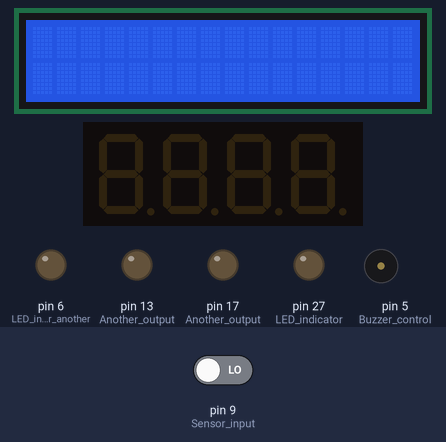
Bench run of a sketch on a simulated Arduino Mega 2560, built with avr-gcc and run on an emulated ATmega2560. On the bench: 16×2 character LCD, 4-digit seven-segment display, output pins drawn as LEDs (lit = HIGH), buzzer (waves = sounding). The inputs (shaded band) are chosen by the test bench; at power-on: pin 9 (Sensor_input) LOW.

Above: at 1.2 s.
1.3 s: pin 9 (Sensor_input) driven HIGH
At 2.5 s:
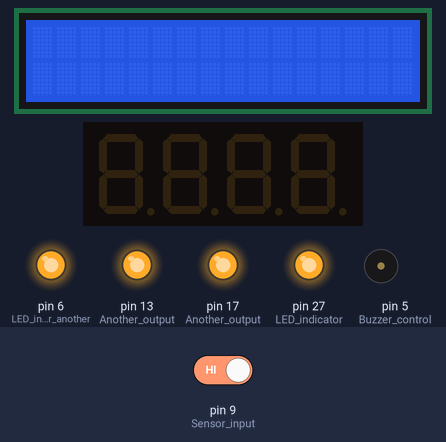
At 12.1 s:
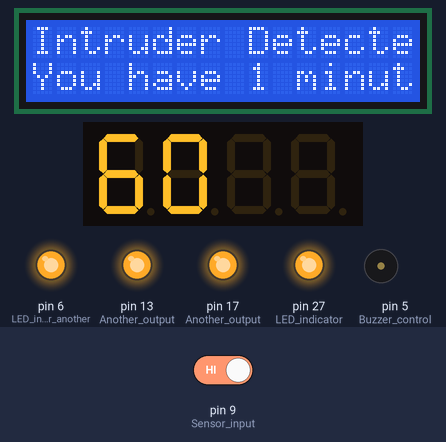
Timing chart, 0 to 13.6 s (numbered marks = the images above; inputs shaded):
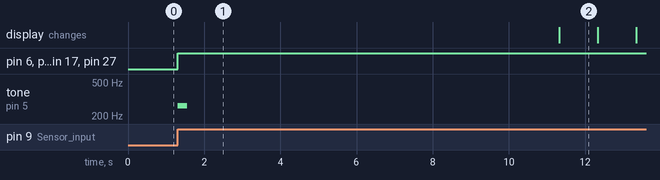

The sketch:

sketch.ino
```cpp
#include <Wire.h>
#include <LiquidCrystal.h>
#include <TM1637.h>

// Initialize the LCD and TM1637 display
LiquidCrystal lcd(2, 28, 22, 21, 20, 19);
TM1637 display(3, 4); // CLK and DIO pins for TM1637

void setup() {
  Wire.begin();
  lcd.begin(16, 2);

  pinMode(27, OUTPUT); // LED indicator
  pinMode(5, OUTPUT);  // Buzzer control
  pinMode(6, OUTPUT);  // LED indicator or another output
  pinMode(13, OUTPUT); // Another output, possibly LED
  pinMode(17, OUTPUT); // Another output, possibly LED (make sure 17 is available on your board)
  pinMode(9, INPUT);   // Sensor input

  // Initialize outputs to LOW
  digitalWrite(27, LOW);
  digitalWrite(13, LOW);
  digitalWrite(6, LOW);
  digitalWrite(5, LOW);
  digitalWrite(17, LOW);

  display.set(); // Initialize the display
  display.init();
  display.setBrightness(7); // Set brightness level (0-7)
}

void loop() {
  noTone(5);

  int Det = digitalRead(9);

  if (Det == HIGH) {
    digitalWrite(27, HIGH);
    digitalWrite(13, HIGH);
    digitalWrite(6, HIGH);
    digitalWrite(17, HIGH);
    tone(5, 262, 250); // Active buzzer on pin 5
    delay(10000); // Initial delay after detection

    lcd.setCursor(0, 0);
    lcd.print("Intruder Detected!");

    lcd.setCursor(0, 1);
    lcd.print("You have 1 minute");

    // Start countdown from 60 seconds
    for (int i = 60; i >= 0; i--) {
      display.display(0, i / 10); // Tens place
      display.display(1, i % 10); // Units place

      delay(1000); // Wait for 1 second
    }
  } else {
    digitalWrite(27, LOW);
    digitalWrite(13, LOW);
    digitalWrite(6, LOW);
    digitalWrite(17, LOW);
    noTone(5);
    display.clearDisplay(); // Clear the display when no intruder is detected
  }
}
```

Measured:
- after the input at 1.3 s, pin 6 (LED_indicator_or_another), pin 13 (Another_output), pin 17 (Another_output), pin 27 (LED_indicator): LOW → HIGH at once; tone on pin 5 (Buzzer_control): silent → 262 Hz at once, → silent 0.25 s later
- what the display in image 2 shows lasts 1.0 s, from 11.3 s to 12.3 s
